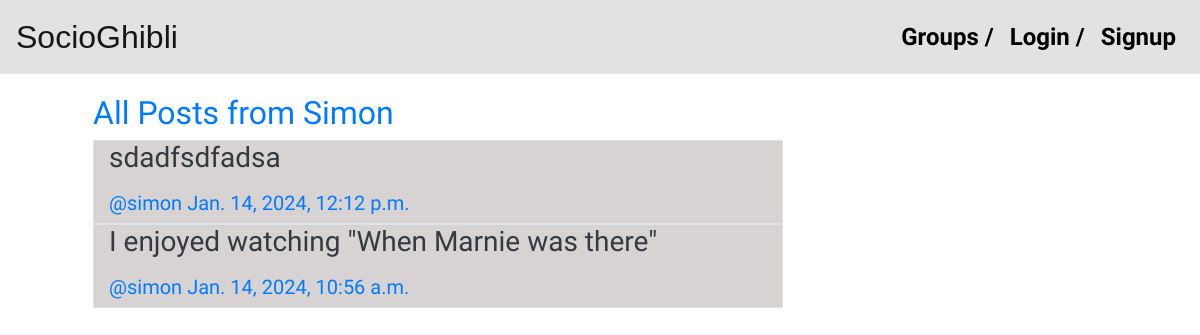
The app's page /posts/by/simon with its own data.
### posts/models.py (models this page shows, shortened)
class SocioGhibliPost(models.Model):
    user = models.ForeignKey(current_user, related_name="posts", on_delete=models.CASCADE)
    created_at = models.DateTimeField(auto_now=True)
    message = models.TextField()
    message_html = models.TextField(editable=False)
    group = models.ForeignKey(SocioGhibliGroup, related_name="posts", null=True, blank=True, on_delete=models.CASCADE)
    class Meta:
        ordering = ["-created_at"]
        unique_together = ["user", "message"]

### posts/views.py (the view)
# urls.py: path("by/<username>",views.SocioGhibliUserPosts.as_view(), name="for_user"),
class SocioGhibliUserPosts(ListView):
    model = models.SocioGhibliPost
    template_name = "posts/user_post_list.html"
    def get_queryset(self):
        try:
            user_instance = current_user.objects.get(username__iexact=self.kwargs.get("username"))
            self.post_user = SocioGhibliPost.objects.filter(user=user_instance).order_by('-created_at')
        except current_user.DoesNotExist:
            raise Http404
        else:
            return self.post_user
    def get_context_data(self, **kwargs):
        context = super().get_context_data(**kwargs)
        context["post_user"] = self.post_user
        context["user_info"] = {
            "username": self.post_user.first().user.username,
        }
        return context

### posts/templates/posts/user_post_list.html
{% extends "posts/post_base.html" %}
{% block prepost %}
<div class="col-md-4">
    <h2>All Posts from {{ user_info.username|title }}</h2>
</div>
{% endblock %}
{% block post_content %}
<div class="col-md-8">
    {% for post in post_user %}
    {% include "posts/_post.html" %}
    {% endfor %}
</div>
{% endblock %}

### posts/templates/posts/_post.html (shortened to what this page needs)
<div class="post_media col-md-12 border border-1" style="background-color: rgba(212, 207, 207, 0.9);">
    <h3> {{ post.message_html|safe }} </h3>
    <div class="media-body">
        <h5 class="media-heading">
            <span class="username">
                <a href="{% url 'posts:for_user' username=post.user.username%}">@{{post.user.username}}</a>
            </span>
            <time class="time">
                <a href="{% url 'posts:single' username=post.user.username pk=post.pk %}">{{post.created_at}}</a>
            </time>
        </h5>
    </div>
</div>

### static/css/master.css (style rules this page uses)
body { font-family: 'Shadows Into Light', cursive; background-image: url('../socioghibli/images/ghibli_background.jpg'); background-size: 70% auto; background-position: top right; background-repeat: no-repeat; }
h1, h2, h3, h4, h5, h6 { color: #007bff; }
p { color: #343a40; }

### records on screen
SocioGhibliPost: message_html "sdadfsdfadsa", user.username "simon", created_at "Jan. 14, 2024, 12:12 p.m."
SocioGhibliPost: message_html "I enjoyed watching \"When Marnie was there\"", user.username "simon", created_at "Jan. 14, 2024, 10:56 a.m."

### other values on screen
{{ user_info.username|title }} "Simon"
